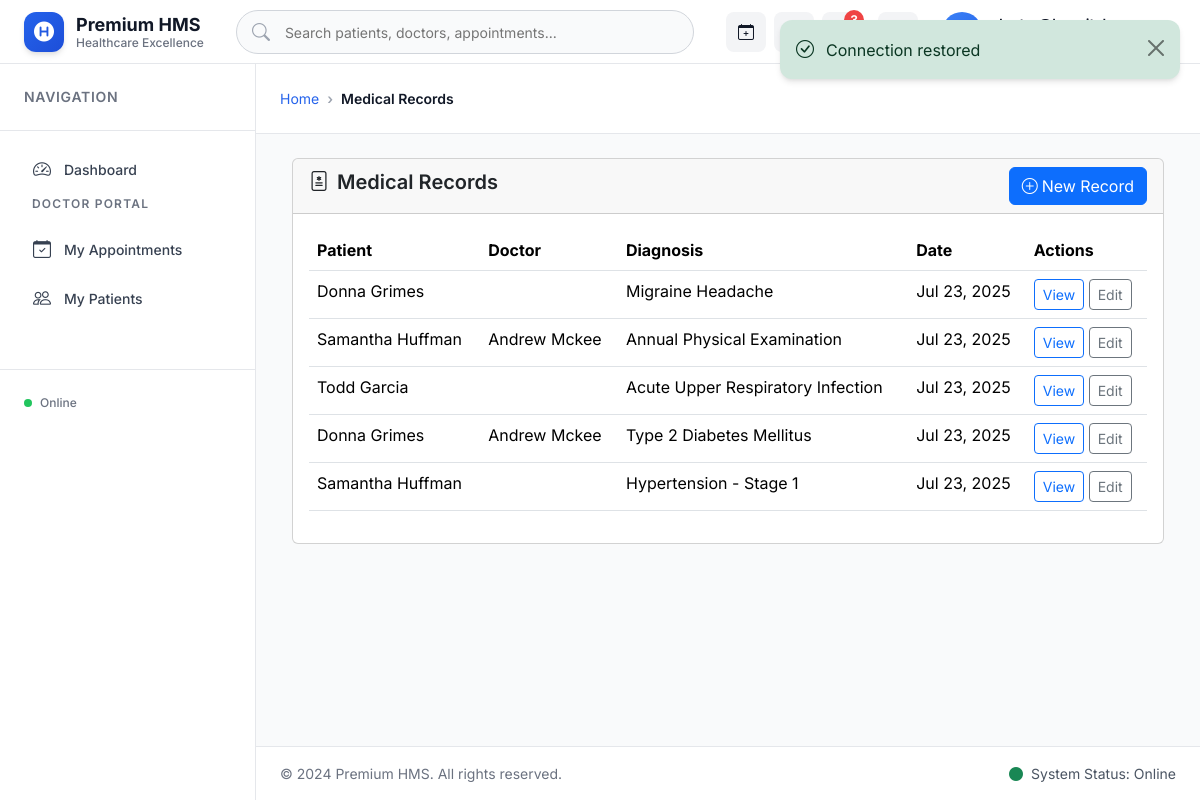
Screenshot of /medical-records/ (signed in) with the database file from the repository.
### core/models.py (models this page shows, shortened)
class User(AbstractBaseUser, PermissionsMixin):
    ROLES = (
        ('ADMIN', 'Admin'),
        ('DOCTOR', 'Doctor'),
        ('PATIENT', 'Patient')
    )
    email = models.EmailField(_('email address'), unique=True)
    first_name = models.CharField(_('first name'), max_length=150, blank=True)
    last_name = models.CharField(_('last name'), max_length=150, blank=True)
    role = models.CharField(max_length=7, choices=ROLES, default='PATIENT')
    phone_number = models.CharField(max_length=20, blank=True)
    birth_date = models.DateField(null=True, blank=True)
    address = models.TextField(blank=True)
    is_staff = models.BooleanField(default=False)
    is_active = models.BooleanField(default=True)
    date_joined = models.DateTimeField(auto_now_add=True)
    USERNAME_FIELD = 'email'
    REQUIRED_FIELDS = []
    objects = UserManager()
    def get_full_name(self):
        return f"{self.first_name} {self.last_name}".strip()

### records/models.py (models this page shows, shortened)
class MedicalRecord(models.Model):
    patient = models.ForeignKey(PatientProfile, on_delete=models.CASCADE, related_name='patient_medical_records')
    doctor = models.ForeignKey(DoctorProfile, on_delete=models.CASCADE, related_name='doctor_medical_records')
    diagnosis = models.TextField(help_text="Primary diagnosis")
    treatment = models.TextField(help_text="Treatment provided")
    medications = models.TextField(blank=True, help_text="Prescribed medications")
    notes = models.TextField(blank=True, help_text="Additional notes")
    follow_up_date = models.DateField(null=True, blank=True)
    created_at = models.DateTimeField(auto_now_add=True)
    updated_at = models.DateTimeField(auto_now=True)
    class Meta:
        ordering = ['-created_at']
        verbose_name = "Medical Record"
        verbose_name_plural = "Medical Records"

### patients/models.py (models this page shows, shortened)
class PatientProfile(models.Model):
    BLOOD_GROUPS = [
        ('A+', 'A+'), ('A-', 'A-'),
        ('B+', 'B+'), ('B-', 'B-'),
        ('AB+', 'AB+'), ('AB-', 'AB-'),
        ('O+', 'O+'), ('O-', 'O-'),
    ]
    GENDER_CHOICES = [
        ('M', 'Male'),
        ('F', 'Female'),
        ('O', 'Other'),
    ]
    user = models.OneToOneField(
        settings.AUTH_USER_MODEL,
        on_delete=models.CASCADE,
        related_name='patient_profile'
    )
    patient_id = models.CharField(max_length=10, unique=True, editable=False)
    blood_group = models.CharField(max_length=3, choices=BLOOD_GROUPS, blank=True)
    emergency_contact_name = models.CharField(max_length=100, blank=True)
    emergency_contact_phone = models.CharField(max_length=20, blank=True)
    medical_history = models.TextField(blank=True, help_text="Previous illnesses, surgeries, allergies")
    current_medications = models.TextField(blank=True, help_text="Current medications being taken")
    created_at = models.DateTimeField(auto_now_add=True)
    updated_at = models.DateTimeField(auto_now=True)
    class Meta:
        ordering = ['-created_at']
        indexes = [
            models.Index(fields=['patient_id']),
        ]

### doctors/models.py (models this page shows, shortened)
class DoctorProfile(models.Model):
    SPECIALIZATIONS = [
        ('CARDIOLOGY', 'Cardiology'),
        ('NEUROLOGY', 'Neurology'),
        ('PEDIATRICS', 'Pediatrics'),
        ('ORTHOPEDICS', 'Orthopedics'),
        ('DERMATOLOGY', 'Dermatology'),
        ('OPHTHALMOLOGY', 'Ophthalmology'),
        ('GYNECOLOGY', 'Gynecology'),
        ('PSYCHIATRY', 'Psychiatry'),
        ('GENERAL', 'General Medicine'),
        ('SURGERY', 'General Surgery'),
        ('ENT', 'Ear, Nose & Throat'),
        ('DENTISTRY', 'Dentistry'),
    ]
    user = models.OneToOneField(
        settings.AUTH_USER_MODEL,
        on_delete=models.CASCADE,
        related_name='doctor_profile'
    )
    doctor_id = models.CharField(max_length=10, unique=True, editable=False)
    specialization = models.CharField(max_length=20, choices=SPECIALIZATIONS)
    department = models.ForeignKey(
        Department,
        on_delete=models.CASCADE,
        related_name='doctor_profiles'
    )
    license_number = models.CharField(max_length=50, unique=True)
    experience_years = models.PositiveIntegerField(default=0)
    qualification = models.CharField(max_length=200)
    consultation_fee = models.DecimalField(max_digits=10, decimal_places=2, default=0.00)
    bio = models.TextField(blank=True, help_text="Brief description about the doctor")
    is_available = models.BooleanField(default=True)
    created_at = models.DateTimeField(auto_now_add=True)
    updated_at = models.DateTimeField(auto_now=True)
    class Meta:
        ordering = ['user__first_name', 'user__last_name']
        indexes = [
            models.Index(fields=['doctor_id']),
            models.Index(fields=['specialization']),
            models.Index(fields=['department']),
        ]

### records/views.py (the view)
# urls.py: path('', views.MedicalRecordsListView.as_view(), name='record_list'),
class MedicalRecordsListView(LoginRequiredMixin, ListView):
    model = MedicalRecord
    template_name = 'records/record_list.html'
    context_object_name = 'records'
    paginate_by = 20
    def get_queryset(self):
        return MedicalRecord.objects.select_related('patient', 'doctor').order_by('-created_at')

### templates/records/record_list.html (shortened to what this page needs)
{% extends 'base.html' %}
{% load static %}
{% block breadcrumb %}
<li class="breadcrumb-item active">Medical Records</li>
{% endblock %}
{% block content %}
<div class="container-fluid">
    <div class="row">
        <div class="col-12">
            <div class="card premium-card">
                <div class="card-header d-flex justify-content-between align-items-center">
                    <h4 class="card-title">
                        <i class="bi bi-file-medical me-2"></i>Medical Records
                    </h4>
                    <a href="{% url 'records:record_create' %}" class="btn btn-primary">
                        <i class="bi bi-plus-circle me-1"></i>New Record
                    </a>
                </div>
                <div class="card-body">
                    {% if records %}
                    <div class="table-responsive">
                        <table class="table table-hover">
                            <thead>
                                <tr>
                                    <th>Patient</th>
                                    <th>Doctor</th>
                                    <th>Diagnosis</th>
                                    <th>Date</th>
                                    <th>Actions</th>
                                </tr>
                            </thead>
                            <tbody>
                                {% for record in records %}
                                <tr>
                                    <td>{{ record.patient.user.get_full_name }}</td>
                                    <td>{{ record.doctor.user.get_full_name }}</td>
                                    <td>{{ record.diagnosis|truncatechars:50 }}</td>
                                    <td>{{ record.created_at|date:"M d, Y" }}</td>
                                    <td>
                                        <a href="{% url 'records:record_detail' record.pk %}" class="btn btn-sm btn-outline-primary">View</a>
                                        <a href="{% url 'records:record_edit' record.pk %}" class="btn btn-sm btn-outline-secondary">Edit</a>
                                    </td>
                                </tr>
                                {% endfor %}
                            </tbody>
                        </table>
                    </div>
                    {% endif %}
                </div>
            </div>
        </div>
    </div>
</div>
{% endblock %}

### templates/base.html (shortened to what this page needs)
{% load static %}
<!DOCTYPE html>
<html lang="en" data-theme="light">
<head>
    <link href="https://cdn.jsdelivr.net/npm/bootstrap@5.3.2/dist/css/bootstrap.min.css" rel="stylesheet">
    <link rel="stylesheet" href="https://cdn.jsdelivr.net/npm/bootstrap-icons@1.11.2/font/bootstrap-icons.css">
    <link rel="stylesheet" href="https://cdnjs.cloudflare.com/ajax/libs/font-awesome/6.5.1/css/all.min.css">
    <link rel="stylesheet" href="{% static 'css/premium-core.css' %}?v=1.0">
    <link rel="stylesheet" href="{% static 'css/premium-components.css' %}?v=1.0">
    <link rel="stylesheet" href="{% static 'css/premium-animations.css' %}?v=1.0">
</head>
<body class="premium-body">
    <nav class="premium-navbar" id="mainNavbar">
        <div class="navbar-container">
            <div class="navbar-brand-section">
                <a href="{% url 'core:dashboard' %}" class="premium-brand">
                    <div class="brand-icon">
                        <i class="fas fa-hospital-symbol"></i>
                    </div>
                    <div class="brand-text">
                        <span class="brand-name">Premium HMS</span>
                        <span class="brand-tagline">Healthcare Excellence</span>
                    </div>
                </a>
            </div>
            <div class="navbar-search-section">
                <div class="premium-search">
                    <input type="text" placeholder="Search patients, doctors, appointments..." class="search-input" id="globalSearch">
                </div>
            </div>
            <div class="navbar-actions-section">
                <div class="quick-actions">
                    {% if user.is_authenticated %}
                        {% if user.role == 'ADMIN' or user.role == 'DOCTOR' %}
                        <a href="{% url 'appointments:appointment_create' %}" class="action-btn" data-bs-toggle="tooltip" title="New Appointment">
                            <i class="bi bi-calendar-plus"></i>
                        </a>
                        {% elif user.role == 'PATIENT' %}
                        <a href="{% url 'appointments:book_appointment' %}" class="action-btn" data-bs-toggle="tooltip" title="Book Appointment">
                            <i class="bi bi-calendar-plus"></i>
                        </a>
                        {% endif %}
                        <button class="action-btn emergency-btn" data-bs-toggle="modal" data-bs-target="#emergencyModal" data-bs-toggle="tooltip" title="Emergency Alert">
                            <i class="bi bi-exclamation-triangle"></i>
                        </button>
                        <button class="action-btn notification-btn" data-bs-toggle="dropdown" data-bs-toggle="tooltip" title="Notifications">
                            <i class="bi bi-bell"></i>
                            <span class="notification-badge">3</span>
                        </button>
                    {% endif %}
                </div>
                <button class="theme-toggle" id="themeToggle" data-bs-toggle="tooltip" title="Toggle Theme">
                    <i class="bi bi-sun-fill light-icon"></i>
                </button>
                <div class="user-profile-dropdown">
                    <button class="user-profile-btn" data-bs-toggle="dropdown">
                        <div class="user-avatar">
                            {% if user.first_name %}
                                {{ user.first_name.0 }}{{ user.last_name.0 }}
                            {% else %}
                                <i class="bi bi-person"></i>
                            {% endif %}
                        </div>
                        <div class="user-info">
                            <span class="user-name">{{ user.get_full_name|default:user.email }}</span>
                            <span class="user-role">{{ user.role|default:"User" }}</span>
                        </div>
                        <i class="bi bi-chevron-down dropdown-arrow"></i>
                    </button>
                </div>
            </div>
        </div>
    </nav>
    <aside class="premium-sidebar" id="premiumSidebar">
        <div class="sidebar-header">
            <h6 class="sidebar-title">Navigation</h6>
        </div>
        <nav class="sidebar-nav">
            {% if user.is_authenticated %}
                <a href="{% url 'core:dashboard' %}" class="nav-item active">
                    <div class="nav-icon">
                        <i class="bi bi-speedometer2"></i>
                    </div>
                    <span class="nav-text">Dashboard</span>
                </a>
                {% if user.role == 'DOCTOR' %}
                    <div class="nav-section">
                        <h6 class="section-title">Doctor Portal</h6>
                        <a href="{% url 'appointments:my_appointments' %}" class="nav-item">
                            <div class="nav-icon">
                                <i class="bi bi-calendar-check"></i>
                            </div>
                            <span class="nav-text">My Appointments</span>
                        </a>
                        <a href="{% url 'patients:patient_list' %}" class="nav-item">
                            <div class="nav-icon">
                                <i class="bi bi-people"></i>
                            </div>
                            <span class="nav-text">My Patients</span>
                        </a>
                    </div>
                {% endif %}
            {% endif %}
        </nav>
        <div class="sidebar-footer">
            <div class="user-status">
                <div class="status-indicator online"></div>
                <span class="status-text">Online</span>
            </div>
        </div>
    </aside>
    <main class="premium-main" id="premiumMain">
        <div class="content-header">
            <div class="breadcrumb-section">
                <nav aria-label="breadcrumb">
                    <ol class="breadcrumb premium-breadcrumb">
                        <li class="breadcrumb-item"><a href="{% url 'core:dashboard' %}">Home</a></li>
                        {% block breadcrumb %}{% endblock %}
                    </ol>
                </nav>
            </div>
        </div>
        <div class="content-body">
            {% block content %}{% endblock %}
        </div>
    </main>
    <footer class="premium-footer">
        <div class="footer-content">
            <div class="footer-section">
                <p>&copy; 2024 Premium HMS. All rights reserved.</p>
            </div>
            <div class="footer-section">
                <span class="footer-status">
                </span>
            </div>
        </div>
    </footer>
    <div class="notification-container" id="notificationContainer"></div>
</body>
</html>

### static/css/premium-animations.css (style rules this page uses)
.premium-main { grid-area: main; display: flex; flex-direction: column; min-height: 0; overflow: hidden; }
.content-header { display: flex; align-items: center; justify-content: space-between; padding: var(--space-6); background: white; border-bottom: 1px solid var(--gray-200); flex-shrink: 0; }
.breadcrumb-section { flex: 1; }
.premium-breadcrumb { margin: 0; background: none; padding: 0; }
.premium-breadcrumb .breadcrumb-item { font-size: var(--font-size-sm); color: var(--gray-500); }
.premium-breadcrumb .breadcrumb-item.active { color: var(--gray-900); font-weight: var(--font-weight-semibold); }
.premium-breadcrumb .breadcrumb-item + .breadcrumb-item::before { content: "›"; color: var(--gray-400); font-weight: var(--font-weight-semibold); }
.content-body { flex: 1; padding: var(--space-6); overflow-y: auto; background: var(--gray-50); }
.premium-footer { grid-area: footer; background: white; border-top: 1px solid var(--gray-200); padding: var(--space-4) var(--space-6); }
.footer-content { display: flex; align-items: center; justify-content: space-between; max-width: var(--content-max-width); margin: 0 auto; }
.footer-section { display: flex; align-items: center; gap: var(--space-2); }
.footer-section p { margin: 0; font-size: var(--font-size-sm); color: var(--gray-500); }
.footer-status { display: flex; align-items: center; gap: var(--space-2); font-size: var(--font-size-sm); color: var(--gray-600); }
.notification-container { position: fixed; top: var(--space-6); right: var(--space-6); z-index: var(--z-50); max-width: 400px; width: 100%; }

### templates/base.html (style rules this page uses)
.action-btn { position: relative; text-decoration: none; color: inherit; }
.emergency-btn { animation: pulse-red 2s infinite; }
.notification-badge { animation: bounce 1s infinite; }
.notification-container { position: fixed; top: 20px; right: 20px; z-index: 9999; max-width: 400px; }

### rows the page displays
User: get_full_name "doctor@hospital.com"
MedicalRecord: patient.user.get_full_name "Donna Grimes", diagnosis "Migraine Headache", created_at "Jul 23, 2025"
MedicalRecord: patient.user.get_full_name "Samantha Huffman", doctor.user.get_full_name "Andrew Mckee", diagnosis "Annual Physical Examination", created_at "Jul 23, 2025"
MedicalRecord: patient.user.get_full_name "Todd Garcia", diagnosis "Acute Upper Respiratory Infection", created_at "Jul 23, 2025"
MedicalRecord: patient.user.get_full_name "Donna Grimes", doctor.user.get_full_name "Andrew Mckee", diagnosis "Type 2 Diabetes Mellitus", created_at "Jul 23, 2025"
MedicalRecord: patient.user.get_full_name "Samantha Huffman", diagnosis "Hypertension - Stage 1", created_at "Jul 23, 2025"
